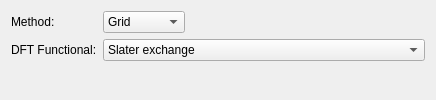
         <widget class="QWidget" name="dftWidget">
          <layout class="QGridLayout">
           <item row="1" column="1">
            <layout class="QHBoxLayout">
             <item>
              <widget class="QComboBox" name="dftFunctionalCombo">
               <item>
                <property name="text">
                 <string>Slater exchange</string>
                </property>
               </item>
               <item>
                <property name="text">
                 <string>Becke 1988 exchange</string>
                </property>
               </item>
               <item>
                <property name="text">
                 <string>VWN: Vosko-Wilk-Nusair (VWN5) correlation</string>
                </property>
               </item>
               <item>
                <property name="text">
                 <string>LYP: Lee-Yang-Parr correlation</string>
                </property>
               </item>
               <item>
                <property name="text">
                 <string>SVWN: Slater exchange + VWN correlation</string>
                </property>
               </item>
               <item>
                <property name="text">
                 <string>BVWN: BECKE exchange + VWN5 correlation</string>
                </property>
               </item>
               <item>
                <property name="text">
                 <string>BLYP: BECKE exchange + LYP correlation</string>
                </property>
               </item>
               <item>
                <property name="text">
                 <string>B3LYP</string>
                </property>
               </item>
               <item>
                <property name="text">
                 <string>Gill 1996 exchange</string>
                </property>
               </item>
               <item>
                <property name="text">
                 <string>Perdew-Burke-Ernzerhof (PBE) exchange</string>
                </property>
               </item>
               <item>
                <property name="text">
                 <string>OP: One-parameter Progressive correlation</string>
                </property>
               </item>
               <item>
                <property name="text">
                 <string>SLYP: SLATER + Lee-Yang-Parr (LYP) correlation</string>
                </property>
               </item>
               <item>
                <property name="text">
                 <string>SOP: SLATER + OP correlation</string>
                </property>
               </item>
               <item>
                <property name="text">
                 <string>BOP: BECKE exchange + OP correlation</string>
                </property>
               </item>
               <item>
                <property name="text">
                 <string>BVWN: GILL exchange + VWN5 correlation</string>
                </property>
               </item>
               <item>
                <property name="text">
                 <string>GLYP: GILL exchange + LYP correlation</string>
                </property>
               </item>
               <item>
                <property name="text">
                 <string>PBEVWN: PBE exchange + VWN6 correlation</string>
                </property>
               </item>
               <item>
                <property name="text">
                 <string>PBELYP: PBE exchange +LYP correlation</string>
                </property>
               </item>
               <item>
                <property name="text">
                 <string>PBEOP: PBE exchange + OP correlation</string>
                </property>
               </item>
               <item>
                <property name="text">
                 <string>BHHLYP: HF and BECKE exchange + LYP correlation</string>
                </property>
               </item>
              </widget>
             </item>
             <item>
              <spacer>
               <property name="orientation">
                <enum>Qt::Horizontal</enum>
               </property>
               <property name="sizeHint" stdset="0">
                <size>
                 <width>0</width>
                 <height>20</height>
                </size>
               </property>
              </spacer>
             </item>
            </layout>
           </item>
           <item row="0" column="1">
            <layout class="QHBoxLayout">
             <item>
              <widget class="QComboBox" name="dftMethodCombo">
               <item>
                <property name="text">
                 <string>Grid</string>
                </property>
               </item>
               <item>
                <property name="text">
                 <string>Grid-Free</string>
                </property>
               </item>
              </widget>
             </item>
             <item>
              <spacer>
               <property name="orientation">
                <enum>Qt::Horizontal</enum>
               </property>
               <property name="sizeHint" stdset="0">
                <size>
                 <width>0</width>
                 <height>20</height>
                </size>
               </property>
              </spacer>
             </item>
            </layout>
           </item>
           <item row="1" column="0">
            <widget class="QLabel" name="label_41">
             <property name="text">
              <string>DFT Functional:</string>
             </property>
            </widget>
           </item>
           <item row="0" column="0">
            <widget class="QLabel" name="label_40">
             <property name="text">
              <string>Method:</string>
             </property>
            </widget>
           </item>
           <item row="2" column="0">
            <spacer>
             <property name="orientation">
              <enum>Qt::Vertical</enum>
             </property>
             <property name="sizeHint" stdset="0">
              <size>
               <width>20</width>
               <height>0</height>
              </size>
             </property>
            </spacer>
           </item>
          </layout>
         </widget>
